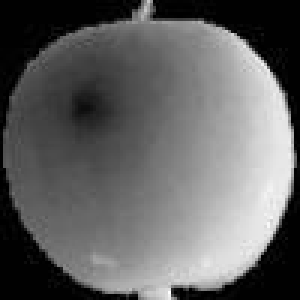
#> input picture 4.MachineLearning/Data/fruits/fruit_001.jpg, 100 x 100 px (shown 3 times larger); its folder holds 4 pictures in this run
$ jupyter execute --allow-errors '33.이미지 처리 .ipynb'
#> lines starting #> are read from the running program, lines starting #| are printed output that depends on the picture
# Numpy를 Image로 변환하기

[cell 1]
import warnings
warnings.filterwarnings('ignore')

[cell 2]
# Numpy Data 불러오기
import numpy as np
#> (the rest of this cell did not finish here and is left out)

[cell 3]
# Image로 저장하기
from PIL import Image
#> (the rest of this cell did not finish here and is left out)

---
# Image를 읽어서 Numpy로 변환하기

[cell 4]
import glob

[cell 5]
numberOfdata = 300
imgSize = 100

[cell 6]
# 배열 초기화로 만들기
fruitData = np.zeros(numberOfdata*imgSize*imgSize, dtype=np.int32).reshape(numberOfdata, imgSize, imgSize)
fruitData.sum()
# 0으로 초기화 만들기(초기화하고 reshape(쪼개주기)

[cell 7]
i = 0
for file in sorted(glob.glob("../Data/fruits/*.jpg")):
    img = np.array(Image.open(file), dtype=np.int32)
    fruitData[i::] = img
    i += 1

[cell 8]
# 데이터 들어갔는지 확인 -1
fruitData.shape

[cell 9]
# 데이터 들어갔는지 확인 -2
fruitData.sum()

[cell 10]
# Image 확인
import matplotlib.pyplot as plt
plt.imshow(fruitData[0].reshape(100,100), cmap='gray_r')
plt.show()

[cell 11]
# Image 확인
import matplotlib.pyplot as plt
plt.imshow(fruitData[100].reshape(100,100), cmap='gray_r')
plt.show()
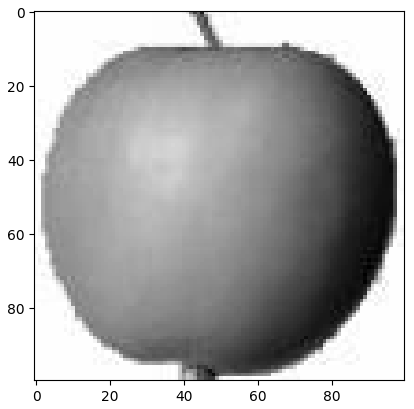
#> figure drawn by matplotlib, 1 panel
